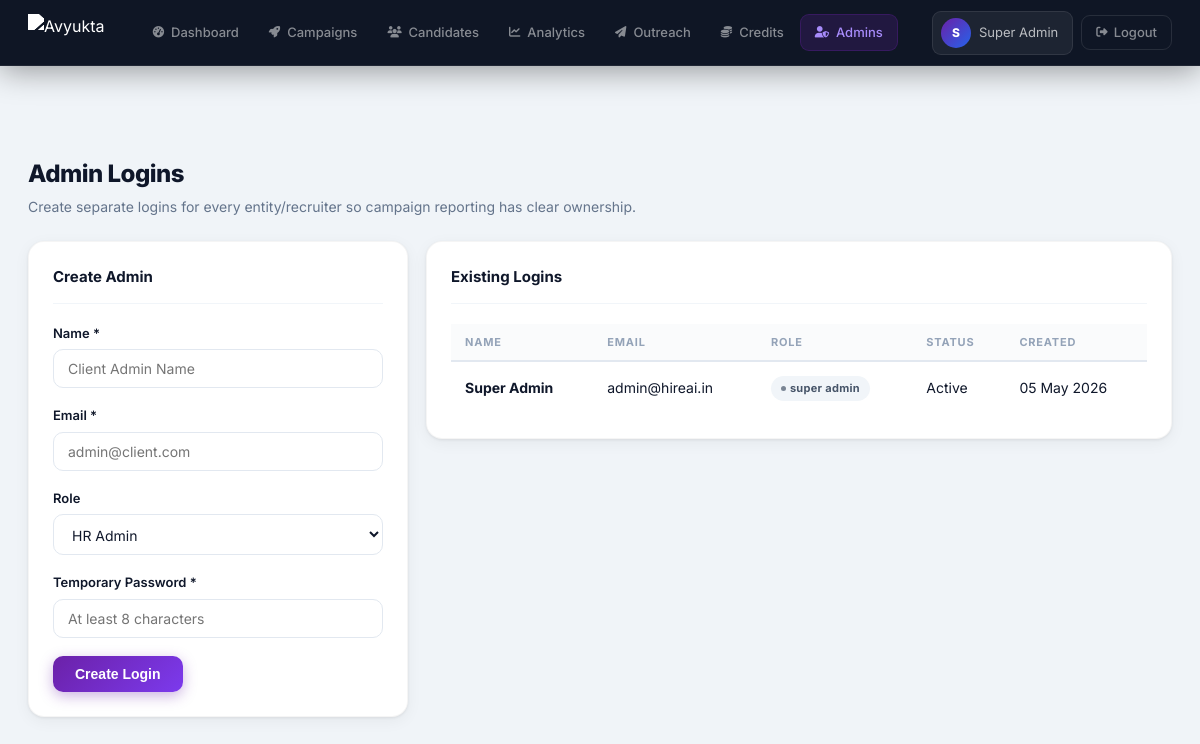
The app's page /admins.php (signed in) with its own data.
### tables this page shows
CREATE TABLE IF NOT EXISTS users (
    id INT AUTO_INCREMENT PRIMARY KEY,
    org_id INT,
    name VARCHAR(255) NOT NULL,
    email VARCHAR(255) UNIQUE NOT NULL,
    password_hash VARCHAR(255) NOT NULL,
    role ENUM('super_admin','hr','recruiter') DEFAULT 'hr',
    is_active TINYINT DEFAULT 1,
    created_at TIMESTAMP DEFAULT CURRENT_TIMESTAMP
);

### includes/functions.php (called while the page is built, shortened)
<?php
require_once __DIR__ . '/db.php';
function verify_jwt($token = null) {
    if (!$token) {
        $headers = getallheaders();
        $auth = $headers['Authorization'] ?? $headers['authorization'] ?? '';
        $token = str_replace('Bearer ', '', $auth);
    }
    if (!$token && isset($_SESSION['token'])) $token = $_SESSION['token'];
    $parts = explode('.', $token);
    [$h, $p, $s] = $parts;
    $expected = rtrim(strtr(base64_encode(hash_hmac('sha256', "$h.$p", JWT_SECRET, true)), '+/', '-_'), '=');
    $data = json_decode(base64_decode(strtr($p, '-_', '+/')), true);
    return $data;
}
function require_auth() {
    $user = verify_jwt();
    return $user;
}

### includes/auth_check.php (called while the page is built)
<?php
require_once __DIR__ . '/functions.php';
$user = require_auth();
if (empty($user['name'])) {
    $u = db_fetch_one("SELECT name, email FROM users WHERE id=?", [$user['user_id']], 'i');
    $user['name']  = $u['name']  ?? 'Admin';
    $user['email'] = $u['email'] ?? '';
}

### includes/db.php (called while the page is built, shortened)
<?php
function get_db() {
    static $conn = null;
    if ($conn === null) {
        $conn = new mysqli(DB_HOST, DB_USER, DB_PASS, DB_NAME);
        $conn->set_charset('utf8mb4');
    }
    return $conn;
}
function db_fetch_all($sql, $params = [], $types = '') {
    $db = get_db();
    $stmt = $db->prepare($sql);
    $stmt->bind_param($types, ...$params);
    $stmt->execute();
    return $stmt->get_result()->fetch_all(MYSQLI_ASSOC);
}
function db_fetch_one($sql, $params = [], $types = '') {
    $rows = db_fetch_all($sql, $params, $types);
    return $rows[0] ?? null;
}

### admins.php (the view, shortened to what this page needs)
<?php
require_once __DIR__ . '/includes/auth_check.php';
$admins = db_fetch_all("SELECT id,name,email,role,is_active,created_at FROM users WHERE org_id=? ORDER BY created_at DESC", [$user['org_id']], 'i');
?>
<!DOCTYPE html>
<html lang="en">
<head>
<?php include __DIR__ . '/includes/head.php'; ?>
</head>
<body>
<?php include __DIR__ . '/includes/nav.php'; ?>
<div class="main-content">
  <div class="page-header" style="display:flex;justify-content:space-between;align-items:center">
    <div><h2>Admin Logins</h2><p>Create separate logins for every entity/recruiter so campaign reporting has clear ownership.</p></div>
  </div>
  <div class="admins-grid">
    <div class="card">
      <div class="card-header"><h3>Create Admin</h3></div>
      <form method="POST">
        <div class="form-group">
          <label class="form-label">Name *</label>
          <input class="form-control" name="name" required placeholder="Client Admin Name">
        </div>
        <div class="form-group">
          <label class="form-label">Email *</label>
          <input class="form-control" name="email" type="email" required placeholder="admin@client.com">
        </div>
        <div class="form-group">
          <label class="form-label">Role</label>
          <select class="form-control" name="role">
            <option value="hr">HR Admin</option>
          </select>
        </div>
        <div class="form-group">
          <label class="form-label">Temporary Password *</label>
          <input class="form-control" name="password" type="password" required minlength="8" placeholder="At least 8 characters">
        </div>
        <button class="btn-primary" type="submit">Create Login</button>
      </form>
    </div>
    <div class="card">
      <div class="card-header"><h3>Existing Logins</h3></div>
      <table class="table">
        <thead><tr><th>Name</th><th>Email</th><th>Role</th><th>Status</th><th>Created</th></tr></thead>
        <tbody>
          <?php foreach ($admins as $admin): ?>
          <tr>
            <td><strong><?= htmlspecialchars($admin['name']) ?></strong></td>
            <td><?= htmlspecialchars($admin['email']) ?></td>
            <td><span class="badge badge-draft"><?= htmlspecialchars(str_replace('_', ' ', $admin['role'])) ?></span></td>
            <td><?= $admin['is_active'] ? 'Active' : 'Disabled' ?></td>
            <td><?= date('d M Y', strtotime($admin['created_at'])) ?></td>
          </tr>
          <?php endforeach; ?>
        </tbody>
      </table>
    </div>
  </div>
</div>
</body>
</html>

### includes/nav.php
<?php $current = basename($_SERVER['PHP_SELF']); $initials = strtoupper(substr($user['name'] ?? 'A', 0, 1)); ?>
<nav class="navbar">
  <div class="nav-logo">
    <img src="https://www.avyukta.in/assets/images/logoo.png" alt="Avyukta" style="height:38px;width:auto;filter:brightness(0) invert(1);">
  </div>
  <div class="nav-links">
    <a href="/dashboard.php" class="<?= $current==='dashboard.php'?'active':'' ?>"><i class="fa-solid fa-gauge-high fa-sm"></i> Dashboard</a>
    <a href="/campaigns.php" class="<?= $current==='campaigns.php'?'active':'' ?>"><i class="fa-solid fa-rocket fa-sm"></i> Campaigns</a>
    <a href="/candidates.php" class="<?= $current==='candidates.php'?'active':'' ?>"><i class="fa-solid fa-users fa-sm"></i> Candidates</a>
    <a href="/analytics.php" class="<?= $current==='analytics.php'?'active':'' ?>"><i class="fa-solid fa-chart-line fa-sm"></i> Analytics</a>
    <a href="/outreach.php" class="<?= $current==='outreach.php'?'active':'' ?>"><i class="fa-solid fa-paper-plane fa-sm"></i> Outreach</a>
    <a href="/credits.php" class="<?= $current==='credits.php'?'active':'' ?>"><i class="fa-solid fa-coins fa-sm"></i> Credits</a>
    <?php if (($user['role'] ?? '') === 'super_admin'): ?>
    <a href="/admins.php" class="<?= $current==='admins.php'?'active':'' ?>"><i class="fa-solid fa-user-shield fa-sm"></i> Admins</a>
    <?php endif; ?>
  </div>
  <div class="nav-right">
    <div class="nav-user">
      <div class="nav-avatar"><?= htmlspecialchars($initials) ?></div>
      <span><?= htmlspecialchars($user['name'] ?? 'Admin') ?></span>
    </div>
    <a href="/logout.php" class="nav-logout"><i class="fa-solid fa-right-from-bracket fa-sm"></i> Logout</a>
  </div>
</nav>

### admins.php (style rules this page uses)
.admins-grid { display:grid;grid-template-columns:380px minmax(0,1fr);gap:18px;align-items:start }

### records on screen
users: name "S", name "Super Admin", email "admin@hireai.in", role "super admin", is_active "Active", created_at "05 May 2026"
